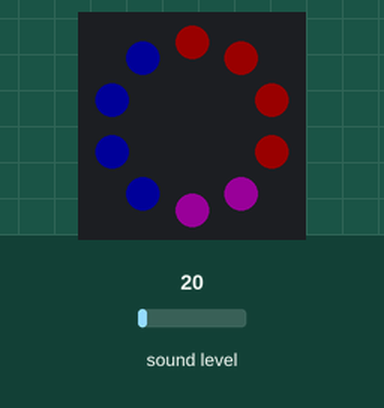
Simulated run of this program. Board: Circuit Playground running CircuitPython. Parts: the board's ring of 10 RGB LEDs (number 0 left of the top, counting anticlockwise). The inputs (shaded band) are chosen by the test bench; at power-on: sound level 20. Dim RGB values are drawn brighter than linear.

Above: at 1.2 s.
1.3 s: sound level set to 5
At 2.5 s:
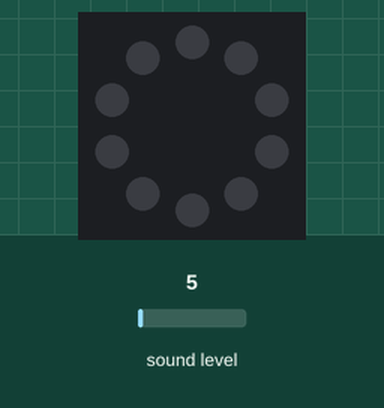
2.8 s: sound level set to 64
At 3.5 s:
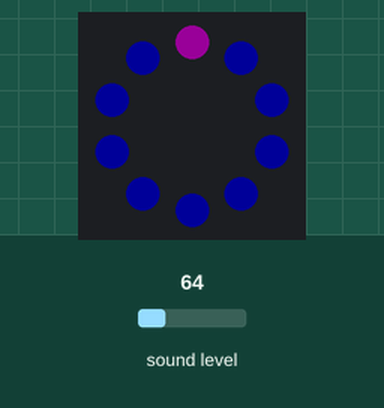
4.3 s: sound level set to 128
At 5.8 s:
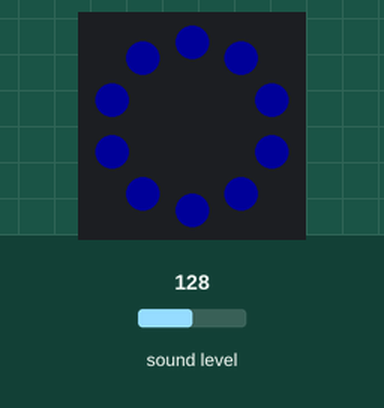
Timing chart, 0 to 7.3 s (numbered marks = the images above; inputs shaded):
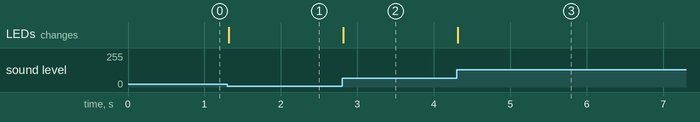

Measured:
- after the input at 1.3 s, the LEDs: change at once (image 1)
- after the input at 2.8 s, the LEDs: change at once (image 2)
- after the input at 4.3 s, the LEDs: change at once (image 3)

The program:

sndLev-threeColor.py
```python
# Circuit Playground Sound Meter - Altered for three colors

import array
import math
import audiobusio
import board
import neopixel

# Color of the peak pixel.
PEAK_COLOR = (100, 0, 255)
# Number of total pixels - 10 build into Circuit Playground
NUM_PIXELS = 10

# Exponential scaling factor.
# Should probably be in range -10 .. 10 to be reasonable.
CURVE = 2
SCALE_EXPONENT = math.pow(10, CURVE * -0.1)

# Number of samples to read at once.
NUM_SAMPLES = 160
RED = (255,0,0);
MAGENTA = (255,0,255);
BLUE = (0,0,255);


# Restrict value to be between floor and ceiling.
def constrain(value, floor, ceiling):
    return max(floor, min(value, ceiling))


# Scale input_value between output_min and output_max, exponentially.
def log_scale(input_value, input_min, input_max, output_min, output_max):
    normalized_input_value = (input_value - input_min) / \
                             (input_max - input_min)
    return output_min + \
        math.pow(normalized_input_value, SCALE_EXPONENT) \
        * (output_max - output_min)


# Remove DC bias before computing RMS.
def normalized_rms(values):
    minbuf = int(mean(values))
    samples_sum = sum(
        float(sample - minbuf) * (sample - minbuf)
        for sample in values
    )

    return math.sqrt(samples_sum / len(values))


def mean(values):
    return sum(values) / len(values)


def volume_color(volume):
    return 200, volume * (255 // NUM_PIXELS), 0


# Main program

# Set up NeoPixels and turn them all off.
pixels = neopixel.NeoPixel(board.NEOPIXEL, NUM_PIXELS, brightness=0.1, auto_write=False)
pixels.fill(0)
pixels.show()

mic = audiobusio.PDMIn(board.MICROPHONE_CLOCK, board.MICROPHONE_DATA,
                       sample_rate=16000, bit_depth=16)

# Record an initial sample to calibrate. Assume it's quiet when we start.
samples = array.array('H', [0] * NUM_SAMPLES)
mic.record(samples, len(samples))
# Set lowest level to expect, plus a little.
#input_floor = normalized_rms(samples) + 10
# OR: used a fixed floor
input_floor = 100

# You might want to print the input_floor to help adjust other values.
# print(input_floor)

# Corresponds to sensitivity: lower means more pixels light up with lower sound
# Adjust this as you see fit.
input_ceiling = input_floor + 800

peak = 0
while True:
    mic.record(samples, len(samples))
    magnitude = normalized_rms(samples)
    # You might want to print this to see the values.
    # print(magnitude)

    # Compute scaled logarithmic reading in the range 0 to NUM_PIXELS
    c = log_scale(constrain(magnitude, input_floor, input_ceiling),
                  input_floor, input_ceiling, 0, NUM_PIXELS)

    # Light up pixels that are below the scaled and interpolated magnitude.
    pixels.fill(0)
    for i in range(NUM_PIXELS):
        if i < c/0.3:        #top third are red
            pixels[i] = RED
        if i < c/0.6:        #middle third are magenta
            pixels[i] = MAGENTA
        if i < c:            #bottom third are blue
            pixels[i] = BLUE
        # Light up the peak pixel and animate it slowly dropping.
        '''
        if c >= peak:
            peak = min(c, NUM_PIXELS - 1)
        elif peak > 0:
            peak = peak - 1
        if peak > 0:
            pixels[int(peak)] = RED
        '''
    pixels.show()
```
